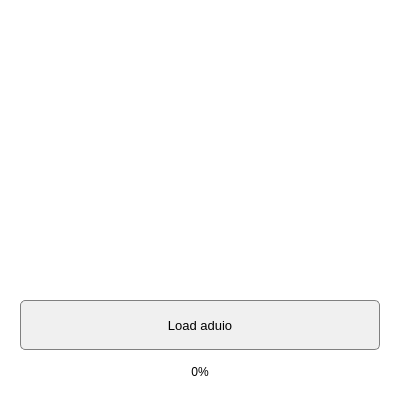
<?xml version="1.0" encoding="UTF-8"?>
<ui version="4.0">
 <class>Bird_Detector</class>
 <widget class="QWidget" name="Bird_Detector">
  <property name="geometry">
   <rect>
    <x>0</x>
    <y>0</y>
    <width>400</width>
    <height>400</height>
   </rect>
  </property>
  <property name="windowTitle">
   <string>Bird or Not</string>
  </property>
  <property name="windowIcon">
   <iconset>
    <normaloff>../Users/inda7/Dropbox/Masters/Thesis/Writing  - Thesis Chapters/Writing Files/Graphs and Pictures/Archaeopteryx.png</normaloff>../Users/inda7/Dropbox/Masters/Thesis/Writing  - Thesis Chapters/Writing Files/Graphs and Pictures/Archaeopteryx.png</iconset>
  </property>
  <property name="styleSheet">
   <string notr="true">background-color: rgb(255, 255, 255);</string>
  </property>
  <widget class="QProgressBar" name="progressBar">
   <property name="geometry">
    <rect>
     <x>20</x>
     <y>360</y>
     <width>360</width>
     <height>25</height>
    </rect>
   </property>
   <property name="font">
    <font>
     <pointsize>9</pointsize>
    </font>
   </property>
   <property name="styleSheet">
    <string notr="true">QProgressBar::chunk 
                          {
                          background-color: rgb(235, 235, 235);
                          }

QProgressBar {
    					border: 0px solid grey;
    					border-radius: 0px;
						background-color: transparent;
                          }
</string>
   </property>
   <property name="value">
    <number>0</number>
   </property>
   <property name="alignment">
    <set>Qt::AlignCenter</set>
   </property>
  </widget>
  <widget class="QLabel" name="label">
   <property name="geometry">
    <rect>
     <x>20</x>
     <y>10</y>
     <width>370</width>
     <height>270</height>
    </rect>
   </property>
   <property name="text">
    <string/>
   </property>
   <property name="pixmap">
    <pixmap>../Users/inda7/Dropbox/Masters/Thesis/Writing  - Thesis Chapters/Writing Files/Graphs and Pictures/Birds Communicate.png</pixmap>
   </property>
   <property name="scaledContents">
    <bool>true</bool>
   </property>
   <property name="alignment">
    <set>Qt::AlignCenter</set>
   </property>
  </widget>
  <widget class="QPushButton" name="pushButton">
   <property name="geometry">
    <rect>
     <x>20</x>
     <y>300</y>
     <width>360</width>
     <height>50</height>
    </rect>
   </property>
   <property name="font">
    <font>
     <pointsize>10</pointsize>
    </font>
   </property>
   <property name="styleSheet">
    <string notr="true">QPushButton {
    border: 0.5px solid grey;
    border-radius: 5px;
	
	background-color: rgb(240, 240, 240);
}

QPushButton::hover
                             {
                             background-color: rgb(245, 245, 245);
}
</string>
   </property>
   <property name="text">
    <string>Load aduio</string>
   </property>
  </widget>
 </widget>
 <resources/>
 <connections/>
</ui>
